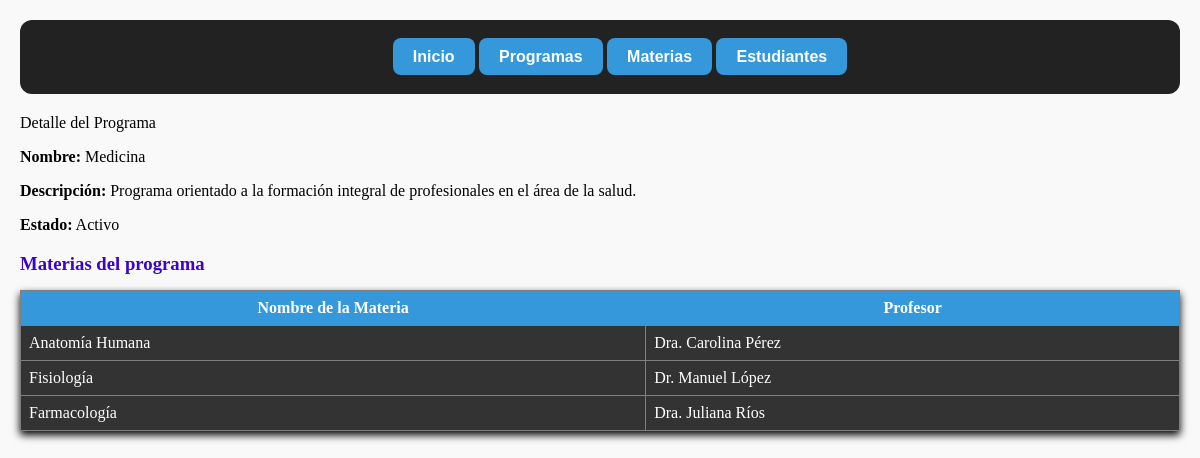
Screenshot of /programas/8/ with the database file from the repository.
### estudiantes/models.py (models this page shows, shortened)
class Programa(models.Model):
    ESTADOS = [
        ("ACTIVO", "Activo"),
        ("INACTIVO", "Inactivo"),
        ("EN_REVISION", "En revisión"),
        ("CERRADO", "Cerrado"),
    ]
    nombre = models.CharField(max_length=150)
    descripcion = models.TextField(blank=True)
    estado = models.CharField(max_length=15, choices=ESTADOS, default="ACTIVO")

class Materia(models.Model):
    nombre = models.CharField(max_length=100)
    profesor = models.CharField(max_length=100)
    programa = models.ForeignKey(
        Programa,
        on_delete=models.CASCADE,
        related_name="materias"
    )

### estudiantes/views.py (the view)
# urls.py: path("programas/<int:pk>/", views.detalle_programa, name="detalle_programa"),
def detalle_programa(request, pk):
    programa = get_object_or_404(Programa, pk=pk)
    materias = programa.materias.all()
    estudiantes = programa.estudiante_set.all()
    return render(request, "estudiantes/detalle_programa.html", {
        "programa": programa,
        "materias": materias,
        "estudiantes": estudiantes
    })

### estudiantes/templates/estudiantes/detalle_programa.html (shortened to what this page needs)
{% extends "estudiantes/base.html" %}
{% block content %}
<a style="font-family: Trebuchet MS", Lucida, Arial, sans-serif;
<h1>Detalle del Programa</h1>
<p><strong>Nombre:</strong> {{ programa.nombre }}</p>
<p><strong>Descripción:</strong> {{ programa.descripcion }}</p>
<p><strong>Estado:</strong> {{ programa.estado }}</p>
<h3>Materias del programa</h3>
<table border="1" cellpadding="8" cellspacing="0" style="border-collapse: collapse; width: 100%; color: #fff; background-color: #333; box-shadow: 0 4px 8px rgba(0, 0, 0, 3);">
    <thead style="background-color: #3498db;">
        <tr>
            <th>Nombre de la Materia</th>
            <th>Profesor</th>
        </tr>
    </thead>
    <tbody>
        {% for materia in programa.materias.all %}
        <tr>
            <td>{{ materia.nombre }}</td>
            <td>{{ materia.profesor }}</td>
        </tr>
        {% empty %}
        <tr>
            <td colspan="2">No hay materias registradas en este programa.</td>
        </tr>
        {% endfor %}
    </tbody>
</table>
{% endblock %}

### estudiantes/static/css/main.css (style rules this page uses)
body { font-family: "Trebuchet MS", Lucida, Arial, sans-serif; margin: 20px; background-color: #f9f9f9; color: #000000; }
h1, h2, h3 { color: #3c03cb; margin-bottom: 15px; }
table { background-color: #333; color: #721c24; }

### rows the page displays
Programa: nombre "Medicina", descripcion "Programa orientado a la formación integral de profesionales en el área de la salud.", estado "Activo"
Materia: nombre "Anatomía Humana", profesor "Dra. Carolina Pérez"
Materia: nombre "Fisiología", profesor "Dr. Manuel López"
Materia: nombre "Farmacología", profesor "Dra. Juliana Ríos"
